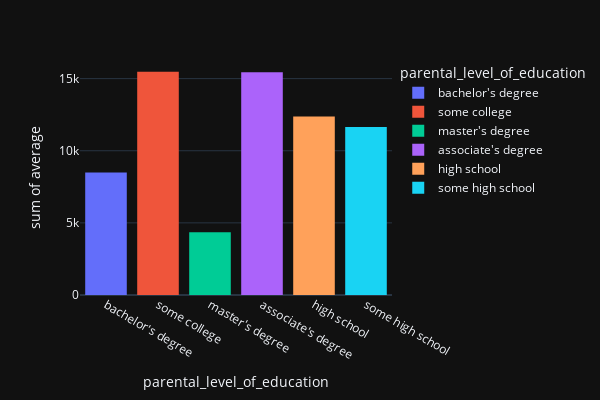

Source (notebook cell):
### Code cell
fig = px.histogram(StudentPerformance,x=StudentPerformance['parental_level_of_education'], y=StudentPerformance['average'], color=StudentPerformance['parental_level_of_education'], 
template="plotly_dark", width=600,height=400)
fig.show()

### Figure 1 — Plotly figure (JSON) as saved in the notebook; plotly's stock layout.template omitted (floating-point values rounded to 4 significant figures; data arrays with more than 128 entries replaced by an {"elided": "..."} marker saying what was removed)
{"data": [{"alignmentgroup": "True", "bingroup": "x", "histfunc": "sum", "hovertemplate": "parental_level_of_education=%{x}<br>sum of average=%{y}<extra></extra>", "legendgroup": "bachelor's degree", "marker": {"color": "#636efa", "pattern": {"shape": ""}}, "name": "bachelor's degree", "offsetgroup": "bachelor's degree", "orientation": "v", "showlegend": true, "type": "histogram", "x": ["bachelor's degree", "bachelor's degree", "bachelor's degree", "bachelor's degree", "bachelor's degree", "bachelor's degree", "bachelor's degree", "bachelor's degree", "bachelor's degree", "bachelor's degree", "bachelor's degree", "bachelor's degree", "bachelor's degree", "bachelor's degree", "bachelor's degree", "bachelor's degree", "bachelor's degree", "bachelor's degree", "bachelor's degree", "bachelor's degree", "bachelor's degree", "bachelor's degree", "bachelor's degree", "bachelor's degree", "bachelor's degree", "bachelor's degree", "bachelor's degree", "bachelor's degree", "bachelor's degree", "bachelor's degree", "bachelor's degree", "bachelor's degree", "bachelor's degree", "bachelor's degree", "bachelor's degree", "bachelor's degree", "bachelor's degree", "bachelor's degree", "bachelor's degree", "bachelor's degree", "bachelor's degree", "bachelor's degree", "bachelor's degree", "bachelor's degree", "bachelor's degree", "bachelor's degree", "bachelor's degree", "bachelor's degree", "bachelor's degree", "bachelor's degree", "bachelor's degree", "bachelor's degree", "bachelor's degree", "bachelor's degree", "bachelor's degree", "bachelor's degree", "bachelor's degree", "bachelor's degree", "bachelor's degree", "bachelor's degree", "bachelor's degree", "bachelor's degree", "bachelor's degree", "bachelor's degree", "bachelor's degree", "bachelor's degree", "bachelor's degree", "bachelor's degree", "bachelor's degree", "bachelor's degree", "bachelor's degree", "bachelor's degree", "bachelor's degree", "bachelor's degree", "bachelor's degree", "bachelor's degree", "bachelor's degree", "bachelor's degree", "bachelor's degree", "bachelor's degree", "bachelor's degree", "bachelor's degree", "bachelor's degree", "bachelor's degree", "bachelor's degree", "bachelor's degree", "bachelor's degree", "bachelor's degree", "bachelor's degree", "bachelor's degree", "bachelor's degree", "bachelor's degree", "bachelor's degree", "bachelor's degree", "bachelor's degree", "bachelor's degree", "bachelor's degree", "bachelor's degree", "bachelor's degree", "bachelor's degree", "bachelor's degree", "bachelor's degree", "bachelor's degree", "bachelor's degree", "bachelor's degree", "bachelor's degree", "bachelor's degree", "bachelor's degree", "bachelor's degree", "bachelor's degree", "bachelor's degree", "bachelor's degree", "bachelor's degree", "bachelor's degree", "bachelor's degree", "bachelor's degree", "bachelor's degree", "bachelor's degree"], "xaxis": "x", "y": [72.67, 75, 70.33, 75, 79.67, 70.33, 64.67, 72, 99.67, 80.67, 79.67, 86.67, 50.33, 76, 53.67, 74.67, 70.67, 50, 98.67, 49.33, 84, 77.67, 68.67, 78.67, 83, 65.33, 82, 73, 64.33, 78, 62, 78.67, 79.67, 71, 61, 65.33, 66, 67.67, 90.33, 88.67, 62, 67.67, 55.67, 62.67, 67.33, 64, 69, 67.33, 71, 85, 46.67, 85.67, 100, 55.33, 65, 76.67, 68, 86.33, 56, 88.33, 61.33, 39, 77.33, 74, 88.33, 92.67, 48.33, 97.33, 67.67, 93, 71.33, 56.33, 66.67, 97, 69, 91.67, 40, 83, 60.33, 60.33, 73.67, 75.67, 83, 73.67, 67, 80.67, 86, 66.33, 75, 56.33, 70, 74, 73, 83.67, 54.67, 56, 69, 87, 83, 60.67, 96.67, 75, 39.67, 55.33, 64.33, 70.33, 48.33, 97.67, 71.33, 68, 46.67, 59.67, 58.33, 100, 73, 79.67, 96.33, 69.33], "yaxis": "y"}, {"alignmentgroup": "True", "bingroup": "x", "histfunc": "sum", "hovertemplate": "parental_level_of_education=%{x}<br>sum of average=%{y}<extra></extra>", "legendgroup": "some college", "marker": {"color": "#EF553B", "pattern": {"shape": ""}}, "name": "some college", "offsetgroup": "some college", "orientation": "v", "showlegend": true, "type": "histogram", "x": {"elided": "226 str values"}, "xaxis": "x", "y": {"elided": "226 float values"}, "yaxis": "y"}, {"alignmentgroup": "True", "bingroup": "x", "histfunc": "sum", "hovertemplate": "parental_level_of_education=%{x}<br>sum of average=%{y}<extra></extra>", "legendgroup": "master's degree", "marker": {"color": "#00cc96", "pattern": {"shape": ""}}, "name": "master's degree", "offsetgroup": "master's degree", "orientation": "v", "showlegend": true, "type": "histogram", "x": ["master's degree", "master's degree", "master's degree", "master's degree", "master's degree", "master's degree", "master's degree", "master's degree", "master's degree", "master's degree", "master's degree", "master's degree", "master's degree", "master's degree", "master's degree", "master's degree", "master's degree", "master's degree", "master's degree", "master's degree", "master's degree", "master's degree", "master's degree", "master's degree", "master's degree", "master's degree", "master's degree", "master's degree", "master's degree", "master's degree", "master's degree", "master's degree", "master's degree", "master's degree", "master's degree", "master's degree", "master's degree", "master's degree", "master's degree", "master's degree", "master's degree", "master's degree", "master's degree", "master's degree", "master's degree", "master's degree", "master's degree", "master's degree", "master's degree", "master's degree", "master's degree", "master's degree", "master's degree", "master's degree", "master's degree", "master's degree", "master's degree", "master's degree", "master's degree"], "xaxis": "x", "y": [92.67, 53.67, 44.67, 73, 69, 64.33, 66, 95.67, 79.33, 85, 51.33, 88, 70.67, 86.33, 61.33, 68.33, 79.33, 51.67, 77.33, 75.67, 83.33, 93.33, 77, 72.67, 71.67, 57.33, 63, 78.33, 51, 78, 89.33, 54.33, 64.33, 73.33, 64.67, 70, 60.67, 59, 87.67, 50.67, 86.67, 97.67, 82, 61, 77, 83.67, 59.33, 61.67, 86.33, 87, 68.33, 84.67, 63.33, 86, 75, 70, 88.33, 97.33, 94], "yaxis": "y"}, {"alignmentgroup": "True", "bingroup": "x", "histfunc": "sum", "hovertemplate": "parental_level_of_education=%{x}<br>sum of average=%{y}<extra></extra>", "legendgroup": "associate's degree", "marker": {"color": "#ab63fa", "pattern": {"shape": ""}}, "name": "associate's degree", "offsetgroup": "associate's degree", "orientation": "v", "showlegend": true, "type": "histogram", "x": {"elided": "222 str values"}, "xaxis": "x", "y": {"elided": "222 float values"}, "yaxis": "y"}, {"alignmentgroup": "True", "bingroup": "x", "histfunc": "sum", "hovertemplate": "parental_level_of_education=%{x}<br>sum of average=%{y}<extra></extra>", "legendgroup": "high school", "marker": {"color": "#FFA15A", "pattern": {"shape": ""}}, "name": "high school", "offsetgroup": "high school", "orientation": "v", "showlegend": true, "type": "histogram", "x": {"elided": "196 str values"}, "xaxis": "x", "y": {"elided": "196 float values"}, "yaxis": "y"}, {"alignmentgroup": "True", "bingroup": "x", "histfunc": "sum", "hovertemplate": "parental_level_of_education=%{x}<br>sum of average=%{y}<extra></extra>", "legendgroup": "some high school", "marker": {"color": "#19d3f3", "pattern": {"shape": ""}}, "name": "some high school", "offsetgroup": "some high school", "orientation": "v", "showlegend": true, "type": "histogram", "x": {"elided": "179 str values"}, "xaxis": "x", "y": {"elided": "179 float values"}, "yaxis": "y"}], "layout": {"barmode": "relative", "height": 400, "legend": {"title": {"text": "parental_level_of_education"}, "tracegroupgap": 0}, "margin": {"t": 60}, "width": 600, "xaxis": {"anchor": "y", "categoryarray": ["bachelor's degree", "some college", "master's degree", "associate's degree", "high school", "some high school"], "categoryorder": "array", "domain": [0, 1], "title": {"text": "parental_level_of_education"}}, "yaxis": {"anchor": "x", "domain": [0, 1], "title": {"text": "sum of average"}}}}
